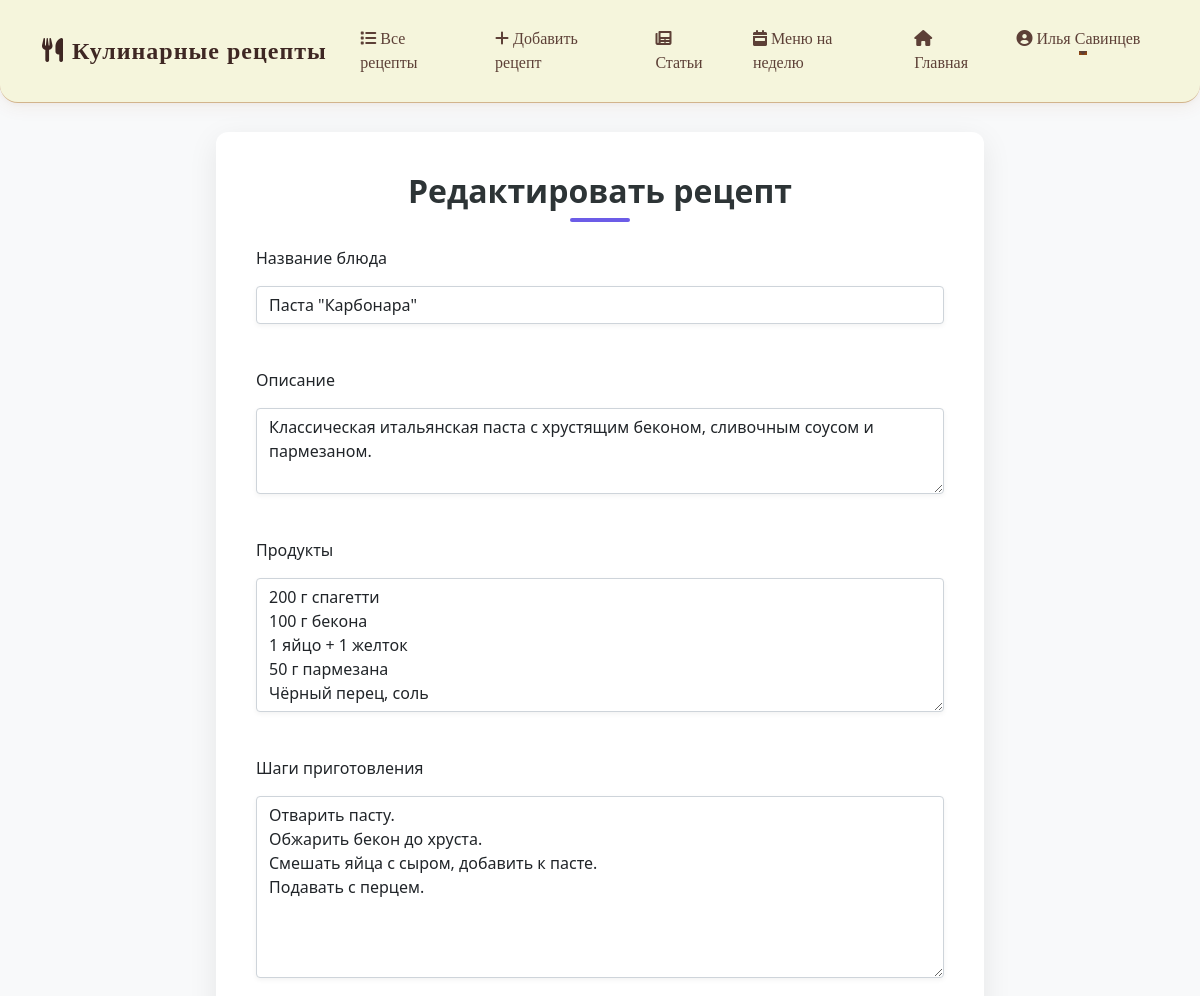
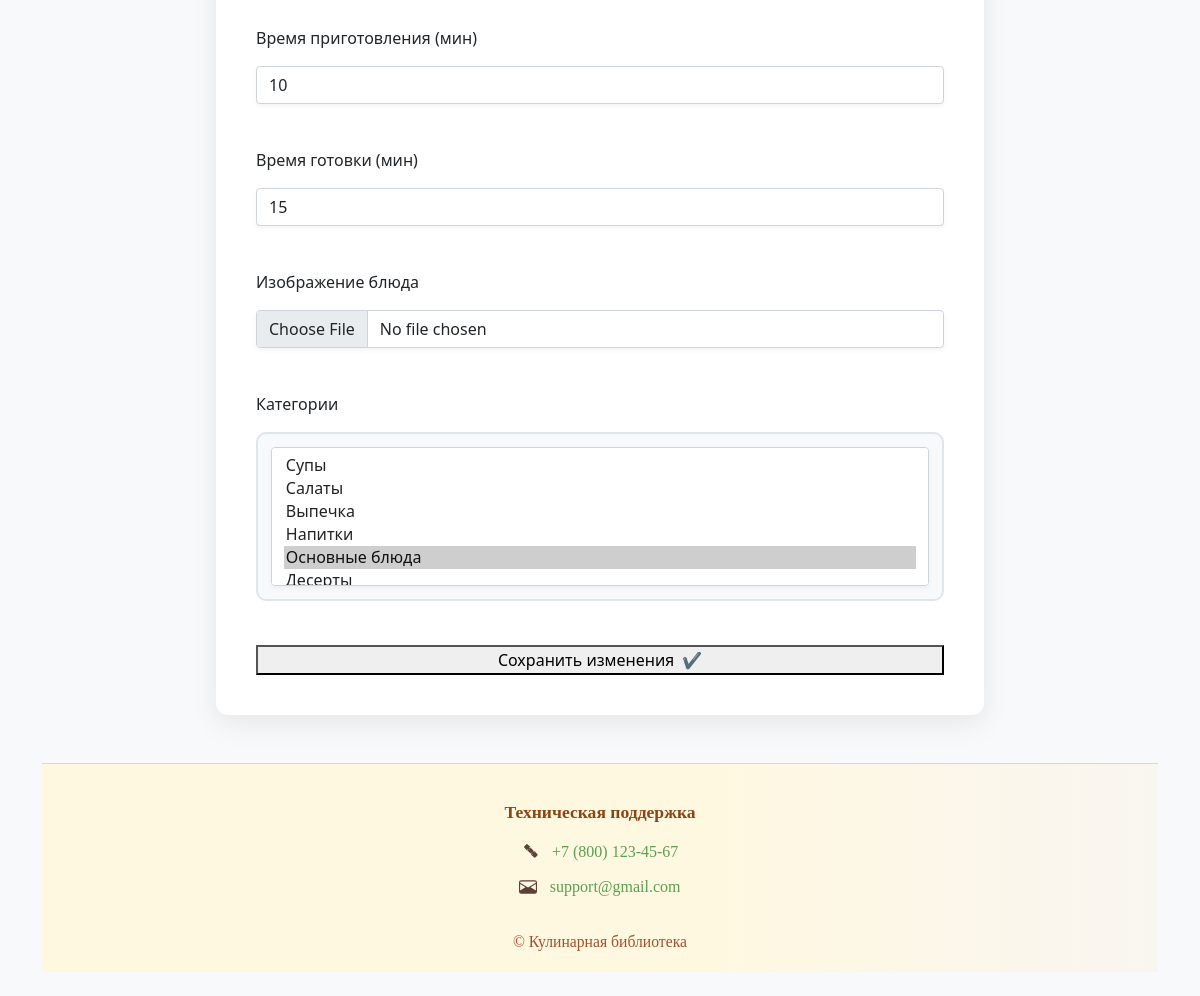
Page /accounts/recipes/27/edit/ (signed in) on the committed database (2 pictures, top to bottom).
### accounts/models.py (models this page shows, shortened)
class User(AbstractBaseUser, PermissionsMixin):
    email = models.EmailField(unique=True)
    first_name = models.CharField(max_length=30, blank=True)
    last_name = models.CharField(max_length=30, blank=True)
    is_staff = models.BooleanField(default=False)
    is_active = models.BooleanField(default=True)
    date_joined = models.DateTimeField(default=timezone.now)
    USERNAME_FIELD = 'email'
    REQUIRED_FIELDS = []
    objects = UserManager()

class Recipe(models.Model):
    title = models.CharField(max_length=200)
    description = models.TextField(blank=True)
    ingredients = models.TextField(blank=True)
    instructions = models.TextField()
    created_at = models.DateTimeField(auto_now_add=True)
    updated_at = models.DateTimeField(auto_now=True)
    author = models.ForeignKey(User, on_delete=models.CASCADE, related_name='recipes')
    steps = models.TextField(blank=True)
    prep_time = models.PositiveIntegerField(null=True, blank=True, help_text='Время приготовления в минутах')
    cook_time = models.PositiveIntegerField(null=True, blank=True, help_text='Время готовки в минутах')
    image = models.ImageField(upload_to='recipe_images/', null=True, blank=True)
    MODERATION_STATUS_CHOICES = [
        ('pending', 'На модерации'),
        ('approved', 'Одобрен'),
        ('rejected', 'Отклонён'),
    ]
    moderation_status = models.CharField(max_length=10, choices=MODERATION_STATUS_CHOICES, default='pending')
    slug = models.SlugField(max_length=255, unique=True, blank=True)

### accounts/views.py (the view)
# urls.py: path('recipes/<int:recipe_id>/edit/', views.recipe_edit_view, name='recipe_edit'),
@login_required
def recipe_edit_view(request, recipe_id):
    recipe = get_object_or_404(Recipe, id=recipe_id)
    if request.user != recipe.author:
        messages.error(request, 'У вас нет прав для редактирования этого рецепта.')
        return redirect('recipe_detail', slug=recipe.slug)
    if request.method == 'POST':
        form = RecipeForm(request.POST, request.FILES, instance=recipe)
        if form.is_valid():
            recipe = form.save(commit=False)
            recipe.instructions = form.cleaned_data['steps']
            if not recipe.slug:
                base_slug = slugify(recipe.title)
                slug = base_slug
                i = 1
                while Recipe.objects.filter(slug=slug).exclude(id=recipe.id).exists():
                    slug = f"{base_slug}-{i}"
                    i += 1
                recipe.slug = slug
            recipe.save()
            form.save_m2m()  # Сохраняем связи many-to-many (категории)
            messages.success(request, 'Рецепт успешно обновлен.')
            if recipe.slug:
                return redirect('recipe_detail', slug=recipe.slug)
            else:
                messages.error(request, 'Не удалось сгенерировать ссылку для рецепта. Проверьте название!')
                return redirect('recipe_edit', recipe_id=recipe.id)
    else:
        initial_data = {
            'title': recipe.title,
            'description': recipe.description,
            'ingredients': recipe.ingredients,
            'steps': recipe.instructions,
            'prep_time': recipe.prep_time,
            'cook_time': recipe.cook_time,
        }
        form = RecipeForm(instance=recipe, initial=initial_data)
    return render(request, 'accounts/recipe_edit.html', {
        'form': form,
        'recipe': recipe
    })

### accounts/models.py (called while the page is built)
    def __str__(self):
        return self.name

### accounts/templates/accounts/recipe_edit.html (shortened to what this page needs)
{% extends 'base.html' %}
{% block content %}
<div class="recipe-form-container">
    <div class="recipe-form-card">
        <h1 class="recipe-form-title">Редактировать рецепт</h1>
<form method="post" enctype="multipart/form-data" novalidate class="recipe-form">
    <div class="form-group">
        <label for="{{ form.title.id_for_label }}" class="form-label">Название блюда</label>
        {{ form.title }}
    </div>
    <div class="form-group">
        <label for="{{ form.description.id_for_label }}" class="form-label">Описание</label>
        {{ form.description }}
    </div>
    <div class="form-group">
        <label for="{{ form.ingredients.id_for_label }}" class="form-label">Продукты</label>
        {{ form.ingredients }}
    </div>
    <div class="form-group">
        <label for="{{ form.steps.id_for_label }}" class="form-label">Шаги приготовления</label>
        {{ form.steps }}
    </div>
    <div class="form-group">
        <label for="{{ form.prep_time.id_for_label }}" class="form-label">Время приготовления (мин)</label>
        {{ form.prep_time }}
    </div>
    <div class="form-group">
        <label for="{{ form.cook_time.id_for_label }}" class="form-label">Время готовки (мин)</label>
        {{ form.cook_time }}
    </div>
    <div class="form-group">
        <label for="{{ form.image.id_for_label }}" class="form-label">Изображение блюда</label>
        {{ form.image }}
    </div>
    <div class="form-group">
        <label class="form-label">Категории</label>
        <div class="categories-container">
            {{ form.categories }}
        </div>
    </div>
    <button type="submit" class="submit-button">
        <span class="button-text">Сохранить изменения</span>
        <span class="button-icon">✔</span>
    </button>
</form>
    </div>
</div>
{% include 'footer.html' %}
{% endblock %}

### accounts/templates/accounts/navbar.html (shortened to what this page needs)
{% load static %}
<nav class="navbar navbar-expand-lg fixed-top">
    <div class="container">
        <a class="navbar-brand" href="{% url 'recipe_list' %}">
            <i class="fas fa-utensils me-2"></i>Кулинарные рецепты
        </a>
        <div class="collapse navbar-collapse" id="navbarNav">
            <ul class="navbar-nav me-auto">
                <li class="nav-item">
                    <a class="nav-link" href="{% url 'recipe_list' %}">
                        <i class="fas fa-list me-1"></i>Все рецепты
                    </a>
                </li>
                {% if user.is_authenticated %}
                <li class="nav-item">
                    <a class="nav-link" href="{% url 'recipe_create' %}">
                        <i class="fas fa-plus me-1"></i>Добавить рецепт
                    </a>
                </li>
                <li class="nav-item">
                    <a class="nav-link" href="{% url 'articles_list' %}">
                        <i class="fas fa-newspaper me-1"></i>Статьи
                    </a>
                </li>
                <li class="nav-item">
                    <a class="nav-link" href="{% url 'menu_for_week' %}">
                        <i class="fas fa-calendar-week me-1"></i>Меню на неделю
                    </a>
                </li>
                {% endif %}
            </ul>
            <ul class="navbar-nav">
                <li class="nav-item">
                    <a class="nav-link" href="{% url 'home' %}">
                        <i class="fas fa-home me-2"></i>Главная
                    </a>
                </li>
                {% if user.is_authenticated %}
                <li class="nav-item dropdown">
                    <a class="nav-link dropdown-toggle" href="#" id="userDropdown" role="button" data-bs-toggle="dropdown">
                        <i class="fas fa-user-circle me-1"></i>{{ user.first_name }} {{ user.last_name }}
                    </a>
                </li>
                {% endif %}
            </ul>
        </div>
    </div>
</nav>
<div style="height: 76px;"></div>

### static/styles.css (style rules this page uses)
.dropdown-menu, select, .dropdown-menu * { background: #fff !important; opacity: 1 !important; backdrop-filter: none !important; box-shadow: 0 4px 16px rgba(0,0,0,0.08); color: #222 !important; }

### accounts/templates/base.html (style rules this page uses)
:root { --primary: #4361ee; --secondary: #3f37c9; --accent: #4895ef; --light: #f8f9fa; --dark: #212529; --success: #4cc9f0; --danger: #f72585; }
body { background-color: #f8f9fa; min-height: 100vh; }
.form-group { margin-bottom: 20px; }
.form-group label { display: block; margin-bottom: 8px; color: var(--dark); font-weight: 500; }

### accounts/templates/accounts/navbar.html (style rules this page uses)
:root { --primary-color: #8B4513; --secondary-color: #A0522D; --light-brown: #D2B48C; --cream: #F5F5DC; --dark-text: #3E2723; --light-text: #5D4037; }
.navbar { background: var(--cream); box-shadow: 0 4px 18px rgba(139,69,19,0.07), 0 1.5px 6px rgba(139,69,19,0.04); border-bottom: 1.5px solid var(--light-brown); font-family: 'Georgia', serif; padding: 1.1rem 0; border-radius: 0 0 18px 18px; transition: all 0.3s; }
.navbar-brand { font-weight: 700; font-size: 1.5rem; color: var(--dark-text) !important; letter-spacing: 1px; transition: color 0.2s, transform 0.2s; }
.nav-link { font-weight: 500; font-size: 1rem; color: var(--light-text) !important; padding: 0.6rem 1.1rem !important; border-radius: 8px; transition: color 0.2s, background 0.2s, transform 0.2s; position: relative; }
.nav-link::after { content: ''; position: absolute; bottom: 6px; left: 50%; width: 0; height: 2px; background: var(--primary-color); transition: width 0.2s, left 0.2s; transform: translateX(-50%); }

### accounts/templates/accounts/recipe_edit.html (style rules this page uses)
.recipe-form-container { max-width: 800px; margin: 2rem auto; padding: 0 1rem; }
.recipe-form-card { background: white; border-radius: 12px; box-shadow: 0 8px 30px rgba(0, 0, 0, 0.08); padding: 2.5rem; transition: transform 0.3s ease, box-shadow 0.3s ease; }
.recipe-form-title { color: #2d3436; font-size: 2rem; margin-bottom: 1.5rem; text-align: center; font-weight: 700; position: relative; }
.recipe-form-title:after { content: ''; display: block; width: 60px; height: 4px; background: #6c5ce7; margin: 0.5rem auto 0; border-radius: 2px; }
.recipe-form { display: flex; flex-direction: column; gap: 1.5rem; }
.form-group { display: flex; flex-direction: column; gap: 0.5rem; }
.form-label { font-weight: 600; color: #2d3436; font-size: 1rem; }
input, textarea, select { padding: 0.9rem 1.2rem; border: 2px solid #b2bec3; border-radius: 10px; font-size: 1rem; transition: all 0.3s ease; background-color: white; color: #2d3436; box-shadow: 0 2px 5px rgba(0, 0, 0, 0.05); }
textarea { min-height: 140px; resize: vertical; line-height: 1.5; }
.categories-container { display: flex; flex-wrap: wrap; gap: 0.8rem; padding: 0.8rem; background: #f8f9fa; border-radius: 10px; border: 2px solid #dfe6e9; }
.submit-button { display: inline-flex; align-items: center; justify-content: center; gap: 0.5rem; }

### rows in the picture
User: first_name "Илья", last_name "Савинцев"
Recipe: title "Паста \"Карбонара\"", description "Классическая итальянская паста с хрустящим беконом, сливочным соусом и пармезаном.", ingredients "200 г спагетти 100 г бекона 1 яйцо + 1 желток 50 г пармезана Чёрный перец, соль", steps "Отварить пасту. Обжарить бекон до хруста. Смешать яйца с сыром, добавить к пасте. Подавать с перцем.", prep_time "10", cook_time "15"
